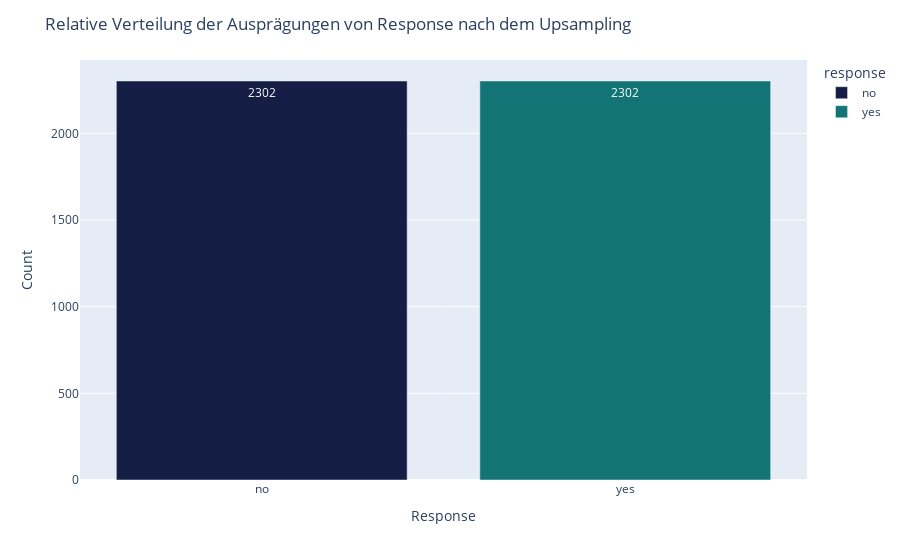

The notebook cell this image was saved under:
### Code cell
df_upsampled_response = upsampled.groupby(['response']).size().reset_index()
fig = px.bar(df_upsampled_response, x='response', y=upsampled['response'].value_counts(normalize=False), color='response',
                                    text=upsampled['response'].value_counts(normalize=False),
                                    color_discrete_map={
                                        'yes': 'rgb(18,116,117)',
                                        'no': 'rgb(20,29,67)'
                                    })

fig.update_layout(title='Relative Verteilung der Ausprägungen von Response nach dem Upsampling',
                 xaxis_title='Response',
                 yaxis_title='Count')
fig.show()

### Figure 1 — Plotly figure (JSON) as saved in the notebook; plotly's stock layout.template omitted (floating-point values rounded to 4 significant figures)
{"data": [{"alignmentgroup": "True", "hovertemplate": "response=%{x}<br>y=%{y}<br>text=%{text}<extra></extra>", "legendgroup": "no", "marker": {"color": "rgb(20,29,67)", "pattern": {"shape": ""}}, "name": "no", "offsetgroup": "no", "orientation": "v", "showlegend": true, "text": [2302], "textposition": "auto", "type": "bar", "x": ["no"], "xaxis": "x", "y": [2302], "yaxis": "y"}, {"alignmentgroup": "True", "hovertemplate": "response=%{x}<br>y=%{y}<br>text=%{text}<extra></extra>", "legendgroup": "yes", "marker": {"color": "rgb(18,116,117)", "pattern": {"shape": ""}}, "name": "yes", "offsetgroup": "yes", "orientation": "v", "showlegend": true, "text": [2302], "textposition": "auto", "type": "bar", "x": ["yes"], "xaxis": "x", "y": [2302], "yaxis": "y"}], "layout": {"barmode": "relative", "legend": {"title": {"text": "response"}, "tracegroupgap": 0}, "margin": {"t": 60}, "title": {"text": "Relative Verteilung der Ausprägungen von Response nach dem Upsampling"}, "xaxis": {"anchor": "y", "categoryarray": ["no", "yes"], "categoryorder": "array", "domain": [0, 1], "title": {"text": "Response"}}, "yaxis": {"anchor": "x", "domain": [0, 1], "title": {"text": "Count"}}}}
